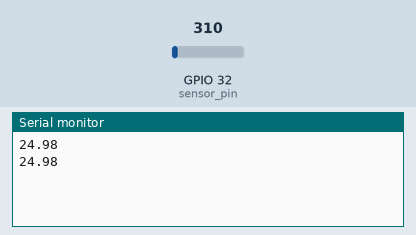
This sketch was run on a simulated ESP32. Parts: the last lines printed to the serial monitor. The inputs (shaded band) are chosen by the test bench; at power-on: GPIO 32 (sensor_pin) = 310.

Above: at 1.7 s.
1.8 s: GPIO 32 (sensor_pin) set to 372
At 3.1 s:
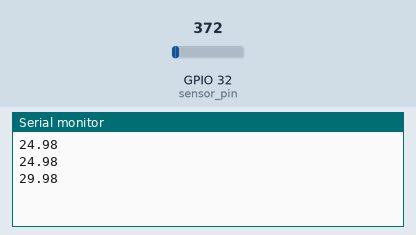
3.3 s: GPIO 32 (sensor_pin) set to 434
At 4.3 s:
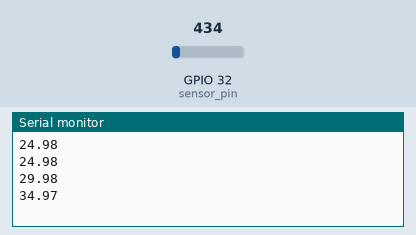
Timing chart, 0 to 6.3 s (numbered marks = the images above; inputs shaded):
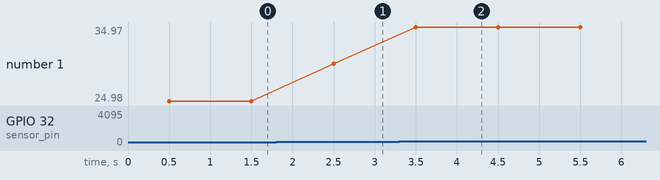

Measured:
- after the input at 1.8 s, the serial monitor: prints a new line after 0.70 s (image 1)
- after the input at 3.3 s, the serial monitor: prints a new line after 0.20 s (image 2)
- plotted number 1: 24.98 → 29.98 after the input at 1.8 s, 29.98 → 34.97 after the input at 3.3 s

The sketch:

ADC_02.ino
```cpp
float sensor_pin = 32;
float tempC;
float valor;

void setup() {
  Serial.begin(115200); // ESP32 suele usar 115200
  delay(500);
}

void loop() {
  valor = (float)analogRead(sensor_pin);
  // Convertir ADC a temperatura en °C
  // ADC ESP32 por defecto 12 bits (0–4095)
  float voltaje = valor * (3.3 / 4095.0); // 3.3V de referencia
  tempC = voltaje * 100.0; // LM35: 10mV/°C

  Serial.println(tempC);

  delay(1000);
}
```
